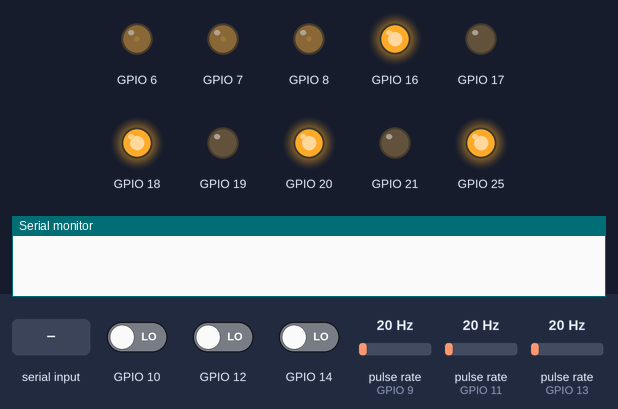
Bench run of a sketch on a simulated ESP32. Parts: output pins drawn as LEDs (lit = HIGH), the last lines printed to the serial monitor. Wiring (inferred from the names in the program): 3 × pulse sensor: data GPIO 9 / data GPIO 11 / data GPIO 13. The inputs (shaded band) are chosen by the test bench; at power-on: GPIO 10 LOW, GPIO 12 LOW, GPIO 14 LOW, pulse rate (sensors on GPIO 9, GPIO 11, GPIO 13) 20 Hz.

Above: at 1.2 s.
1.3 s: "90,45,200\n" received over the second serial link
At 2.5 s:
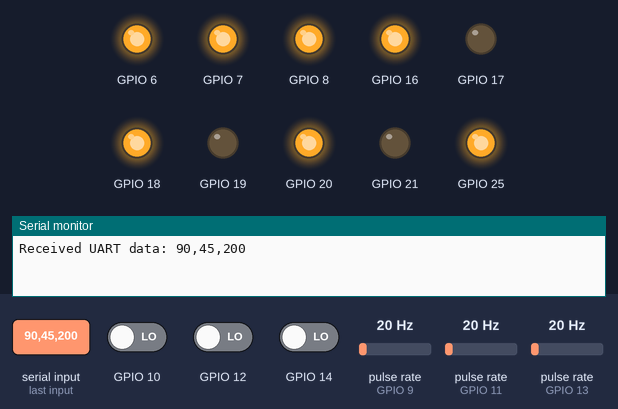
2.8 s: "30,150\n" received over the second serial link
4.3 s: "30,150,10\n" received over the second serial link
5.8 s: "1\n" received over the second serial link
7.3 s: "90,45\n" received over the second serial link
Timing chart, 0 to 9.8 s (numbered marks = the images above; inputs shaded):
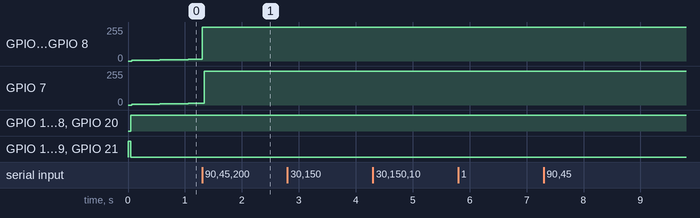

The sketch:

drive_unit.ino
```cpp
#include <Arduino.h>

// Motor 1 Pins
#define ENCA1 9
#define ENCB1 10
#define PWM1 6
#define IN11 20
#define IN12 21

// Motor 2 Pins
#define ENCA2 11
#define ENCB2 12
#define PWM2 7
#define IN21 18
#define IN22 19

// Motor 3 Pins
#define ENCA3 13
#define ENCB3 14
#define PWM3 8
#define IN31 16
#define IN32 17

// Number of motors
#define NUM_MOTORS 3

// Motor control structure
typedef struct {
  // Pins
  int encA, encB, pwm, in1, in2;

  // Position and velocity
  volatile int pos_i;
  volatile float velocity_i;
  volatile long prevT_i;

  // Filtered velocity
  float vFilt;
  float vPrev;

  // PID control
  float eintegral;
  float eprev;

  // Target velocity
  float vt;

  // PID constants
  float kp, ki, kd;
} Motor;

// Array of motors
Motor motors[NUM_MOTORS] = {
  {ENCA1, ENCB1, PWM1, IN11, IN12, 0, 0, 0, 0, 0, 0, 0, 0, 30, 5, 0.1}, // Motor 1
  {ENCA2, ENCB2, PWM2, IN21, IN22, 0, 0, 0, 0, 0, 0, 0, 0, 30, 5, 0.1}, // Motor 2
  {ENCA3, ENCB3, PWM3, IN31, IN32, 0, 0, 0, 0, 0, 0, 0, 0, 30, 5, 0.1}  // Motor 3
};

// Timing variables
long prevT = 0;
int posPrev[NUM_MOTORS] = {0};

// UART buffer
char uartBuffer[64];
int bufferIndex = 0;

// Encoder interrupt handlers
void readEncoder1() { handleEncoderInterrupt(0); }
void readEncoder2() { handleEncoderInterrupt(1); }
void readEncoder3() { handleEncoderInterrupt(2); }

// Handle encoder interrupt for a specific motor
void handleEncoderInterrupt(int motorIndex) {
  int b = digitalRead(motors[motorIndex].encB);
  int increment = (b > 0) ? 1 : -1;
  motors[motorIndex].pos_i += increment;

  // Compute velocity
  long currT = micros();
  float deltaT = ((float)(currT - motors[motorIndex].prevT_i)) / 1.0e6;
  motors[motorIndex].velocity_i = increment / deltaT;
  motors[motorIndex].prevT_i = currT;
}

// Parse target speeds from UART (format "20.12,30.41,40.11")
void parseTargetSpeeds(char* buffer) {
  char* token = strtok(buffer, ",");
  for (int i = 0; i < NUM_MOTORS && token != NULL; i++) {
    float speed = atof(token);
    if (speed == 0 && token[0] != '0') { // Check for invalid conversion
      Serial.println("Error: Invalid speed value");
      return;
    }
    motors[i].vt = speed;
    token = strtok(NULL, ",");
  }
  if (token != NULL) {
    Serial.println("Error: Too many values in UART data");
  }
}

// Send actual speeds via UART1
void sendActualSpeeds() {
  String output;
  for (int i = 0; i < NUM_MOTORS; i++) {
    output += String(motors[i].vFilt, 2);
    if (i < NUM_MOTORS - 1) {
      output += ",";
    }
  }
  Serial1.println(output);

  // Optional: Also send to USB for debugging
  Serial.println(output);
}

// Set motor speed and direction
void setMotor(int dir, int pwmVal, int pwm, int in1, int in2) {
  analogWrite(pwm, pwmVal);
  if (dir == 1) {
    digitalWrite(in1, HIGH);
    digitalWrite(in2, LOW);
  } else if (dir == -1) {
    digitalWrite(in1, LOW);
    digitalWrite(in2, HIGH);
  } else {
    digitalWrite(in1, LOW);
    digitalWrite(in2, LOW);
  }
}

void setup() {
  // Initialize all motors
  for (int i = 0; i < NUM_MOTORS; i++) {
    pinMode(motors[i].encA, INPUT);
    pinMode(motors[i].encB, INPUT);
    pinMode(motors[i].pwm, OUTPUT);
    pinMode(motors[i].in1, OUTPUT);
    pinMode(motors[i].in2, OUTPUT);

    // Set PID constants (tune these for your system)
    motors[i].kp = 5.0;
    motors[i].ki = 10.0;
    motors[i].kd = 0.1;

    // Initialize target speed
    motors[i].vt = 0.0;
  }

  // Attach interrupts for each encoder
  attachInterrupt(digitalPinToInterrupt(ENCA1), readEncoder1, RISING);
  attachInterrupt(digitalPinToInterrupt(ENCA2), readEncoder2, RISING);
  attachInterrupt(digitalPinToInterrupt(ENCA3), readEncoder3, RISING);
  pinMode(25, OUTPUT);
  Serial.begin(115200);  // USB serial for debugging
  Serial1.begin(115200); // UART1 for target speed communication

  // while(!Serial1.available())
  // {
  //   digitalWrite(25, HIGH);
  //   delay(100);
  //   digitalWrite(25, LOW);
  //   delay(100);
  // }

  digitalWrite(25, HIGH);
}

void loop() {
  // Timing
  long currT = micros();
  float deltaT = ((float)(currT - prevT)) / 1.0e6;
  prevT = currT;

  // Process UART data if available
  while (Serial1.available()) {
    char c = Serial1.read();
    if (c == '\n') {
      uartBuffer[bufferIndex] = '\0';
      Serial.print("Received UART data: ");
      Serial.println(uartBuffer); // Debugging: Print received data
      parseTargetSpeeds(uartBuffer);
      bufferIndex = 0;
    } else if (bufferIndex < sizeof(uartBuffer) - 1) {
      uartBuffer[bufferIndex++] = c;
    } else {
      Serial.println("Error: UART buffer overflow");
      bufferIndex = 0; // Reset buffer to prevent overflow
    }
  }

  // Control each motor
  for (int i = 0; i < NUM_MOTORS; i++) {
    // Read position and velocity (with interrupts disabled)
    int pos = 0;
    float velocity = 0;
    noInterrupts();
    pos = motors[i].pos_i;
    velocity = motors[i].velocity_i;
    interrupts();

    // Compute velocity (alternative method)
    float velocityAlt = (pos - posPrev[i]) / deltaT;
    posPrev[i] = pos;

    // Convert count/s to RPM (adjust this based on your encoder CPR)
    float v = velocity / 1500.0*60.0;       // Method 1 (interrupt)
    float vAlt = velocityAlt / 1500.0*60.0; // Method 2 (loop timing)

    // Low-pass filter (25 Hz cutoff)
    motors[i].vFilt = 0.854 * motors[i].vFilt + 0.0728 * v + 0.0728 * motors[i].vPrev;
    motors[i].vPrev = v;

    // PID control
    float e = motors[i].vt - motors[i].vFilt;
    motors[i].eintegral += e * deltaT;
    float dedt = (e - motors[i].eprev) / deltaT;
    motors[i].eprev = e;

    float u = motors[i].kp * e + motors[i].ki * motors[i].eintegral + motors[i].kd * dedt;

    // Set motor direction and power
    int dir = (u > 0) ? 1 : -1;
    int pwr = constrain((int)fabs(u), 0, 255);
    setMotor(dir, pwr, motors[i].pwm, motors[i].in1, motors[i].in2);
  }

  // Send actual speeds via UART1
  // sendActualSpeeds();

  // Small delay to prevent USB serial flooding
  delay(1);
}
```
